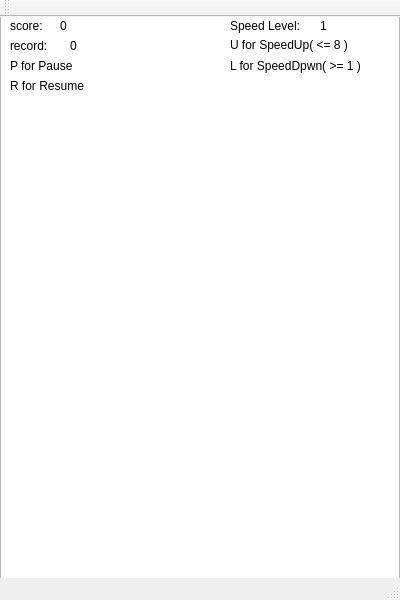
<?xml version="1.0" encoding="UTF-8"?>
<ui version="4.0">
 <class>MainWindow</class>
 <widget class="QMainWindow" name="MainWindow">
  <property name="geometry">
   <rect>
    <x>0</x>
    <y>0</y>
    <width>400</width>
    <height>600</height>
   </rect>
  </property>
  <property name="windowTitle">
   <string>MainWindow</string>
  </property>
  <widget class="QWidget" name="centralWidget">
   <widget class="QGraphicsView" name="graphicsView">
    <property name="geometry">
     <rect>
      <x>0</x>
      <y>-20</y>
      <width>400</width>
      <height>620</height>
     </rect>
    </property>
   </widget>
   <widget class="QLabel" name="label">
    <property name="geometry">
     <rect>
      <x>10</x>
      <y>0</y>
      <width>67</width>
      <height>17</height>
     </rect>
    </property>
    <property name="text">
     <string>score:</string>
    </property>
   </widget>
   <widget class="QLabel" name="score_count">
    <property name="geometry">
     <rect>
      <x>60</x>
      <y>0</y>
      <width>67</width>
      <height>17</height>
     </rect>
    </property>
    <property name="text">
     <string>0</string>
    </property>
   </widget>
   <widget class="QLabel" name="label_2">
    <property name="geometry">
     <rect>
      <x>230</x>
      <y>0</y>
      <width>101</width>
      <height>17</height>
     </rect>
    </property>
    <property name="text">
     <string>Speed Level:</string>
    </property>
   </widget>
   <widget class="QLabel" name="speed_count">
    <property name="geometry">
     <rect>
      <x>320</x>
      <y>0</y>
      <width>67</width>
      <height>17</height>
     </rect>
    </property>
    <property name="text">
     <string>1</string>
    </property>
   </widget>
   <widget class="QLabel" name="label_3">
    <property name="geometry">
     <rect>
      <x>10</x>
      <y>40</y>
      <width>81</width>
      <height>17</height>
     </rect>
    </property>
    <property name="text">
     <string>P for Pause</string>
    </property>
   </widget>
   <widget class="QLabel" name="label_4">
    <property name="geometry">
     <rect>
      <x>10</x>
      <y>60</y>
      <width>91</width>
      <height>17</height>
     </rect>
    </property>
    <property name="text">
     <string>R for Resume</string>
    </property>
   </widget>
   <widget class="QLabel" name="label_5">
    <property name="geometry">
     <rect>
      <x>230</x>
      <y>20</y>
      <width>161</width>
      <height>17</height>
     </rect>
    </property>
    <property name="text">
     <string>U for SpeedUp( &lt;= 8 )</string>
    </property>
   </widget>
   <widget class="QLabel" name="label_6">
    <property name="geometry">
     <rect>
      <x>230</x>
      <y>40</y>
      <width>181</width>
      <height>17</height>
     </rect>
    </property>
    <property name="text">
     <string>L for SpeedDpwn( &gt;= 1 )</string>
    </property>
   </widget>
   <widget class="QLabel" name="label_7">
    <property name="geometry">
     <rect>
      <x>10</x>
      <y>20</y>
      <width>67</width>
      <height>17</height>
     </rect>
    </property>
    <property name="text">
     <string>record:</string>
    </property>
   </widget>
   <widget class="QLabel" name="record">
    <property name="geometry">
     <rect>
      <x>70</x>
      <y>20</y>
      <width>67</width>
      <height>17</height>
     </rect>
    </property>
    <property name="text">
     <string>0</string>
    </property>
   </widget>
  </widget>
  <widget class="QStatusBar" name="statusBar"/>
  <widget class="QToolBar" name="mainToolBar">
   <attribute name="toolBarArea">
    <enum>TopToolBarArea</enum>
   </attribute>
   <attribute name="toolBarBreak">
    <bool>false</bool>
   </attribute>
  </widget>
  <widget class="QMenuBar" name="menuBar">
   <property name="geometry">
    <rect>
     <x>0</x>
     <y>0</y>
     <width>400</width>
     <height>22</height>
    </rect>
   </property>
  </widget>
 </widget>
 <layoutdefault spacing="6" margin="11"/>
 <resources/>
 <connections/>
</ui>
